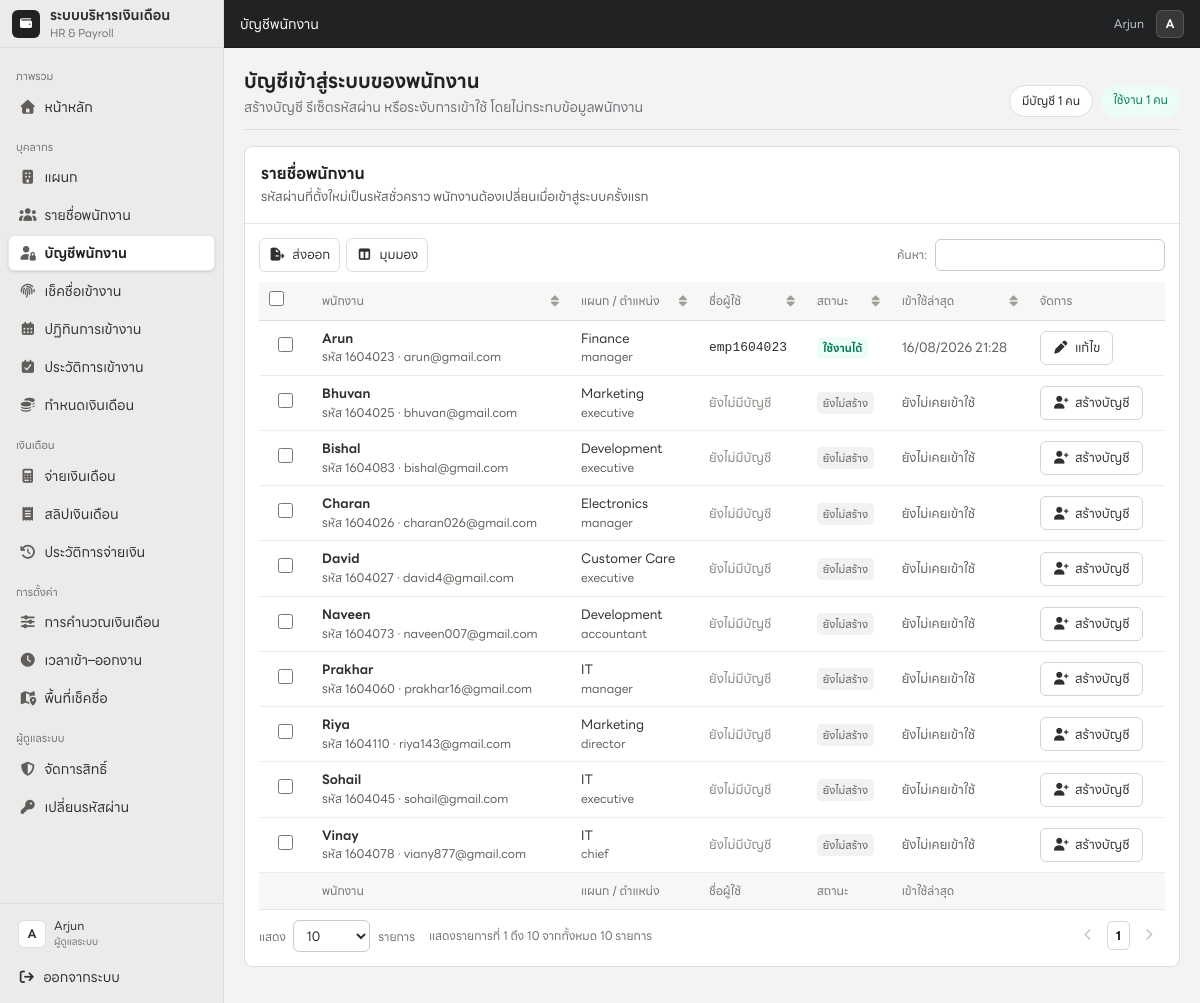
/employee/accounts (signed in), run on the app's committed database.
### tables this page shows
CREATE TABLE IF NOT EXISTS `employee_accounts` (
  `id` bigint(20) unsigned NOT NULL AUTO_INCREMENT,
  `employee_id` int(11) NOT NULL,
  `username` varchar(100) NOT NULL,
  `password_hash` varchar(255) NOT NULL,
  `is_active` tinyint(1) NOT NULL DEFAULT 1,
  `must_change_password` tinyint(1) NOT NULL DEFAULT 1,
  `last_login_at` datetime DEFAULT NULL,
  `created_by` varchar(100) DEFAULT NULL,
  `created_at` timestamp NOT NULL DEFAULT current_timestamp(),
  `updated_at` timestamp NOT NULL DEFAULT current_timestamp() ON UPDATE current_timestamp(),
  PRIMARY KEY (`id`),
  UNIQUE KEY `uq_employee_accounts_employee` (`employee_id`),
  UNIQUE KEY `uq_employee_accounts_username` (`username`),
  CONSTRAINT `fk_employee_accounts_employee` FOREIGN KEY (`employee_id`) REFERENCES `employee` (`Employee_id`) ON DELETE CASCADE ON UPDATE CASCADE
);

CREATE TABLE IF NOT EXISTS `employee` (
  `Employee_id` int(11) NOT NULL,
  `Name` varchar(200) NOT NULL,
  `Address` varchar(200) NOT NULL,
  `Phone_no` varchar(15) DEFAULT NULL,
  `Email` varchar(50) DEFAULT NULL,
  `Start_date` date NOT NULL,
  `dob` date NOT NULL,
  `gender` varchar(15) NOT NULL,
  `loan` int(11) NOT NULL,
  `p_fund` int(11) NOT NULL,
  `jobtitle` varchar(50) NOT NULL,
  `Depart_id` int(11) NOT NULL,
  `managesDepart_id` int(11) DEFAULT NULL,
  `bank_accno` int(11) DEFAULT NULL,
  PRIMARY KEY (`Employee_id`),
  UNIQUE KEY `Phone_no` (`Phone_no`),
  UNIQUE KEY `Email` (`Email`),
  UNIQUE KEY `bank_accno` (`bank_accno`),
  KEY `employee_ibfk_1` (`Depart_id`),
  KEY `employee_ibfk_2` (`managesDepart_id`),
  KEY `employee_ibfk_3` (`jobtitle`),
  CONSTRAINT `employee_ibfk_1` FOREIGN KEY (`Depart_id`) REFERENCES `department` (`Depart_id`),
  CONSTRAINT `employee_ibfk_2` FOREIGN KEY (`managesDepart_id`) REFERENCES `department` (`Depart_id`),
  CONSTRAINT `employee_ibfk_3` FOREIGN KEY (`jobtitle`) REFERENCES `job` (`Job_Title`)
);

CREATE TABLE IF NOT EXISTS `department` (
  `Depart_id` int(11) NOT NULL,
  `Depart_name` varchar(45) DEFAULT NULL,
  PRIMARY KEY (`Depart_id`),
  UNIQUE KEY `Depart_name` (`Depart_name`)
);

### pages/employee_accounts.php (the view, shortened to what this page needs)
<?php
require_once __DIR__ . '/../lib/db.php';
$result = mysqli_query($connection, "SELECT e.Employee_id, e.Name, e.Email, e.jobtitle, d.Depart_name,
                                            a.username, a.is_active, a.must_change_password, a.last_login_at
                                     FROM employee e
                                     LEFT JOIN department d ON d.Depart_id=e.Depart_id
                                     LEFT JOIN employee_accounts a ON a.employee_id=e.Employee_id
                                     ORDER BY e.Name, e.Employee_id");
$employees = $result ? mysqli_fetch_all($result, MYSQLI_ASSOC) : [];
$accountCount = count(array_filter($employees, static fn(array $row): bool => !empty($row['username'])));
$activeCount = count(array_filter($employees, static fn(array $row): bool => !empty($row['username']) && (int) $row['is_active'] === 1));
$escape = static fn($value): string => htmlspecialchars((string) $value, ENT_QUOTES, 'UTF-8');
?>
<div class="w-full space-y-4">
    <header class="flex flex-col gap-3 border-b border-[#dedede] pb-3 sm:flex-row sm:items-end sm:justify-between">
        <div><h1 class="text-xl font-semibold text-[#202223]">บัญชีเข้าสู่ระบบของพนักงาน</h1><p class="mt-0.5 text-sm text-[#6d7175]">สร้างบัญชี รีเซ็ตรหัสผ่าน หรือระงับการเข้าใช้ โดยไม่กระทบข้อมูลพนักงาน</p></div>
        <div class="flex gap-2 text-[12px]"><span class="rounded-full bg-white px-3 py-1.5 border border-[#dedede]">มีบัญชี <?= $accountCount ?> คน</span><span class="rounded-full bg-emerald-50 px-3 py-1.5 text-emerald-700">ใช้งาน <?= $activeCount ?> คน</span></div>
    </header>
    <section class="overflow-hidden rounded-lg border border-[#dedede] bg-white">
        <div class="border-b border-[#e6e6e6] p-4"><h2 class="font-bold">รายชื่อพนักงาน</h2><p class="mt-0.5 text-[13px] text-[#615d59]">รหัสผ่านที่ตั้งใหม่เป็นรหัสชั่วคราว พนักงานต้องเปลี่ยนเมื่อเข้าสู่ระบบครั้งแรก</p></div>
        <div class="hidden md:block">
            <table class="js-data-table w-full text-left text-[14px]" data-export-name="บัญชีพนักงาน">
                <thead><tr><th>พนักงาน</th><th>แผนก / ตำแหน่ง</th><th>ชื่อผู้ใช้</th><th>สถานะ</th><th>เข้าใช้ล่าสุด</th><th data-orderable="false">จัดการ</th></tr></thead>
                <tbody>
                <?php foreach ($employees as $employee): $hasAccount = !empty($employee['username']); ?>
                    <tr>
                        <td><p class="font-bold"><?= $escape($employee['Name']) ?></p><p class="text-[12px] text-[#615d59]">รหัส <?= $escape($employee['Employee_id']) ?> · <?= $escape($employee['Email'] ?: 'ไม่มีอีเมล') ?></p></td>
                        <td><p><?= $escape($employee['Depart_name'] ?: 'ไม่ระบุแผนก') ?></p><p class="text-[12px] text-[#615d59]"><?= $escape($employee['jobtitle']) ?></p></td>
                        <td><?= $hasAccount ? '<span class="font-mono text-[13px]">'.$escape($employee['username']).'</span>' : '<span class="text-[#8a8580]">ยังไม่มีบัญชี</span>' ?></td>
                        <td><?php if (!$hasAccount): ?><span class="rounded-full bg-[#f2f2f2] px-2.5 py-1 text-[12px] text-[#615d59]">ยังไม่สร้าง</span><?php elseif ((int) $employee['is_active'] === 1): ?><span class="rounded-full bg-emerald-50 px-2.5 py-1 text-[12px] font-semibold text-emerald-700">ใช้งานได้</span><?php else: ?><span class="rounded-full bg-red-50 px-2.5 py-1 text-[12px] font-semibold text-red-700">ระงับ</span><?php endif; ?></td>
                        <td class="text-[13px] text-[#615d59]"><?= $employee['last_login_at'] ? $escape(date('d/m/Y H:i', strtotime($employee['last_login_at']))) : 'ยังไม่เคยเข้าใช้' ?></td>
                        <td><button type="button" data-account-open="<?= $escape($employee['Employee_id']) ?>" class="min-h-9 rounded-[7px] border border-[#d5d3d0] px-3 text-[12px] font-semibold hover:bg-[#f6f5f4]"><i class="fa-solid <?= $hasAccount ? 'fa-pen' : 'fa-user-plus' ?> mr-1.5"></i><?= $hasAccount ? 'แก้ไข' : 'สร้างบัญชี' ?></button></td>
                    </tr>
                <?php endforeach; ?>
                </tbody>
            </table>
        </div>
    </section>
</div>

### index.php (shortened to what this page needs)
<?php
$routes = [
    '/'                     => __DIR__ . '/pages/home.php',
    '/login'                => __DIR__ . '/pages/login.php',
    '/logout'               => __DIR__ . '/pages/logout.php',
    '/department'           => __DIR__ . '/pages/department.php',
    '/department/add'       => __DIR__ . '/pages/department_add.php',
    '/department/delete'    => __DIR__ . '/pages/department_delete.php',
    '/employee'             => __DIR__ . '/pages/employee.php',
    '/employee/add'         => __DIR__ . '/pages/employee_add.php',
    '/employee/update'      => __DIR__ . '/pages/employee_update.php',
    '/employee/delete'      => __DIR__ . '/pages/employee_delete.php',
    '/employee/setsalary'   => __DIR__ . '/pages/employee_setsalary.php',
    '/employee/payment'     => __DIR__ . '/pages/employee_payment.php',
    '/employee/payslip'     => __DIR__ . '/pages/employee_payslip.php',
    '/employee/payhistory'  => __DIR__ . '/pages/employee_payhistory.php',
    '/employee/accounts'    => __DIR__ . '/pages/employee_accounts.php',
    '/attendance'           => __DIR__ . '/pages/attendance.php',
    '/attendance/calendar'  => __DIR__ . '/pages/attendance_calendar.php',
    '/attendance/history'   => __DIR__ . '/pages/attendance_history.php',
    '/settings/payroll'     => __DIR__ . '/pages/payroll_settings.php',
    '/settings/attendance'  => __DIR__ . '/pages/attendance_settings.php',
    '/settings/attendance/location' => __DIR__ . '/pages/attendance_location_settings.php',
    '/admin/accounts'       => __DIR__ . '/pages/admin_accounts.php',
    '/admin/accounts/delete'=> __DIR__ . '/pages/admin_accounts_delete.php',
    '/admin/password'       => __DIR__ . '/pages/admin_password.php',
    '/me'                   => __DIR__ . '/pages/me.php',
    '/me/attendance'        => __DIR__ . '/pages/me_attendance.php',
    '/me/payhistory'        => __DIR__ . '/pages/me_payhistory.php',
    '/me/password'          => __DIR__ . '/pages/me_password.php',
];
$path = parse_url($_SERVER['REQUEST_URI'], PHP_URL_PATH);
$path = rtrim($path, '/');
foreach ($routes as $route => $file) {
    if ($path === $route) {
        require $file;
        require __DIR__ . '/layouts/app.php';
        exit;
    }
}
require __DIR__ . '/layouts/app.php';

### layouts/app.php (style rules this page uses)
body { font-family: 'LINESeedSansTH', ui-sans-serif, system-ui, -apple-system, BlinkMacSystemFont, 'Segoe UI', Roboto, 'Helvetica Neue', Arial, sans-serif !important; }
table.dataTable { width: 100% !important; margin: 0 !important; border-collapse: collapse !important; }
table.dataTable thead th, table.dataTable tfoot th { position: relative; padding: 12px 32px 12px 14px !important; border-top: 0 !important; border-bottom: 1px solid #d7d5d2 !important; background: #f6f5f4; color: #31302e; font-size: 13px; font-weight: 700; white-space: nowrap; }
table.dataTable tbody td { padding: 11px 14px !important; border-bottom: 1px solid #e6e6e6 !important; background: #ffffff; vertical-align: middle; }
table.dataTable thead th.sorting::after, table.dataTable thead th.sorting_asc::after, table.dataTable thead th.sorting_desc::after { position: absolute; right: 12px; top: 50%; transform: translateY(-50%); color: #a39e98; font-family: "Font Awesome 7 Free"; font-size: 11px; font-weight: 900; content: "\f0dc"; }

### data on the page
employee_accounts: is_active "1"
employee: Name "Arun", Employee_id "1604023", Email "arun@gmail.com", Depart.Depart_name "Finance", jobtitle "manager", employee_accounts.username "emp1604023", shows "ใช้งานได้", employee_accounts.last_login_at "16/08/2026 21:28", shows "แก้ไข"
employee: Name "Bhuvan", Employee_id "1604025", Email "bhuvan@gmail.com", Depart.Depart_name "Marketing", jobtitle "executive", shows "ยังไม่มีบัญชี", shows "ยังไม่สร้าง", shows "ยังไม่เคยเข้าใช้", shows "สร้างบัญชี"
employee: Name "Bishal", Employee_id "1604083", Email "bishal@gmail.com", Depart.Depart_name "Development", jobtitle "executive", shows "ยังไม่มีบัญชี", shows "ยังไม่สร้าง", shows "ยังไม่เคยเข้าใช้", shows "สร้างบัญชี"
employee: Name "Charan", Employee_id "1604026", Email "charan026@gmail.com", Depart.Depart_name "Electronics", jobtitle "manager", shows "ยังไม่มีบัญชี", shows "ยังไม่สร้าง", shows "ยังไม่เคยเข้าใช้", shows "สร้างบัญชี"
employee: Name "David", Employee_id "1604027", Email "david4@gmail.com", Depart.Depart_name "Customer Care", jobtitle "executive", shows "ยังไม่มีบัญชี", shows "ยังไม่สร้าง", shows "ยังไม่เคยเข้าใช้", shows "สร้างบัญชี"
employee: Name "Naveen", Employee_id "1604073", Email "naveen007@gmail.com", Depart.Depart_name "Development", jobtitle "accountant", shows "ยังไม่มีบัญชี", shows "ยังไม่สร้าง", shows "ยังไม่เคยเข้าใช้", shows "สร้างบัญชี"
employee: Name "Prakhar", Employee_id "1604060", Email "prakhar16@gmail.com", Depart.Depart_name "IT", jobtitle "manager", shows "ยังไม่มีบัญชี", shows "ยังไม่สร้าง", shows "ยังไม่เคยเข้าใช้", shows "สร้างบัญชี"
employee: Name "Riya", Employee_id "1604110", Email "riya143@gmail.com", Depart.Depart_name "Marketing", jobtitle "director", shows "ยังไม่มีบัญชี", shows "ยังไม่สร้าง", shows "ยังไม่เคยเข้าใช้", shows "สร้างบัญชี"
employee: Name "Sohail", Employee_id "1604045", Email "sohail@gmail.com", Depart.Depart_name "IT", jobtitle "executive", shows "ยังไม่มีบัญชี", shows "ยังไม่สร้าง", shows "ยังไม่เคยเข้าใช้", shows "สร้างบัญชี"
employee: Name "Vinay", Employee_id "1604078", Email "viany877@gmail.com", Depart.Depart_name "IT", jobtitle "chief", shows "ยังไม่มีบัญชี", shows "ยังไม่สร้าง", shows "ยังไม่เคยเข้าใช้", shows "สร้างบัญชี"

### other printed values
$currentSection "ภาพรวม"
$item['label'] "หน้าหลัก"
$currentSection "บุคลากร"
$item['label'] "แผนก"
$item['label'] "รายชื่อพนักงาน"
$item['label'] "บัญชีพนักงาน"
$item['label'] "เช็คชื่อเข้างาน"
$item['label'] "ปฏิทินการเข้างาน"
$item['label'] "ประวัติการเข้างาน"
$item['label'] "กำหนดเงินเดือน"
$currentSection "เงินเดือน"
$item['label'] "จ่ายเงินเดือน"
$item['label'] "สลิปเงินเดือน"
$item['label'] "ประวัติการจ่ายเงิน"
$currentSection "การตั้งค่า"
